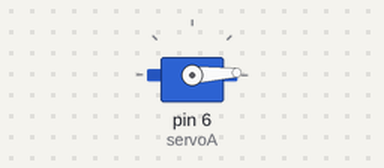
Recording of a sketch running on a simulated Arduino Uno, built with avr-gcc and run on an emulated ATmega328P. Parts: servo.

Above: at 0.05 s.
At 1.3 s:
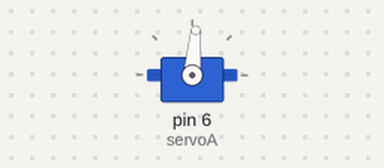
At 2.6 s:
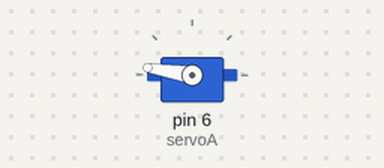
At 5.2 s:
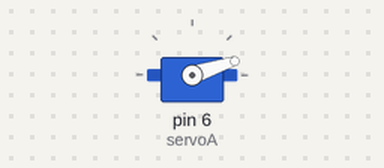
Timing chart, 0 to 7.1 s (numbered marks = the images above):
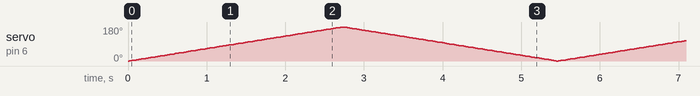

The sketch:

Lab-4-Part-1.ino
```cpp
#include <Servo.h>

Servo servoA;

int pos = 0;

void setup() {
  servoA.attach(6);
}

void loop() {

  for (pos = 0; pos <= 180; pos += 1) {
    servoA.write(pos);
    delay(15);
  }

  for (pos = 180; pos >= 0; pos -= 1) {
    servoA.write(pos);
    delay(15);
  }

}
```
